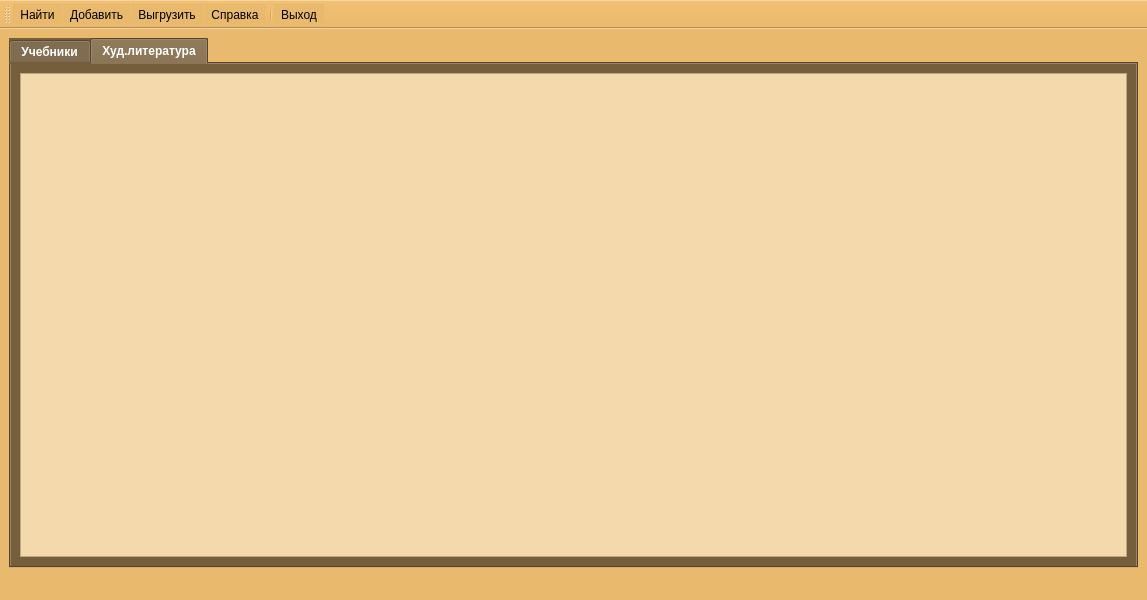
<?xml version="1.0" encoding="UTF-8"?>
<ui version="4.0">
 <class>MainWindow</class>
 <widget class="QMainWindow" name="MainWindow">
  <property name="geometry">
   <rect>
    <x>0</x>
    <y>0</y>
    <width>1147</width>
    <height>600</height>
   </rect>
  </property>
  <property name="windowTitle">
   <string>Школьная библиотека</string>
  </property>
  <property name="windowIcon">
   <iconset resource="../images.qrc">
    <normaloff>:/icon/icons/logo.png</normaloff>:/icon/icons/logo.png</iconset>
  </property>
  <property name="styleSheet">
   <string notr="true">background-color: rgb(233, 185, 110);</string>
  </property>
  <property name="toolButtonStyle">
   <enum>Qt::ToolButtonIconOnly</enum>
  </property>
  <widget class="QWidget" name="central_widget">
   <layout class="QHBoxLayout" name="horizontalLayout">
    <item>
     <widget class="QTabWidget" name="books_tab">
      <property name="font">
       <font>
        <weight>75</weight>
        <bold>true</bold>
       </font>
      </property>
      <property name="styleSheet">
       <string notr="true">background-color: rgb(117, 94, 59);
color: rgb(255, 255, 255);</string>
      </property>
      <property name="currentIndex">
       <number>1</number>
      </property>
      <widget class="QWidget" name="schoolbooks_tab">
       <attribute name="icon">
        <iconset resource="../images.qrc">
         <normaloff>:/icon/icons/schoolbookTabImage.png</normaloff>:/icon/icons/schoolbookTabImage.png</iconset>
       </attribute>
       <attribute name="title">
        <string>Учебники</string>
       </attribute>
       <layout class="QHBoxLayout" name="horizontalLayout_3">
        <item>
         <widget class="QTableView" name="schoolbooks_table_view">
          <property name="styleSheet">
           <string notr="true">background-color: rgb(244, 217, 173);
color: rgb(117, 94, 59);
font: 81 9pt &quot;Open Sans&quot;;</string>
          </property>
         </widget>
        </item>
       </layout>
      </widget>
      <widget class="QWidget" name="fictionbooks_tab">
       <attribute name="icon">
        <iconset resource="../images.qrc">
         <normaloff>:/icon/icons/fictionbookTabImage.png</normaloff>:/icon/icons/fictionbookTabImage.png</iconset>
       </attribute>
       <attribute name="title">
        <string>Худ.литература</string>
       </attribute>
       <layout class="QHBoxLayout" name="horizontalLayout_2">
        <item>
         <widget class="QTableView" name="fictionbooks_table_view">
          <property name="font">
           <font>
            <pointsize>11</pointsize>
            <weight>75</weight>
            <bold>true</bold>
           </font>
          </property>
          <property name="styleSheet">
           <string notr="true">background-color: rgb(244, 217, 173);
color: rgb(0, 0, 0);</string>
          </property>
          <attribute name="verticalHeaderShowSortIndicator" stdset="0">
           <bool>true</bool>
          </attribute>
         </widget>
        </item>
       </layout>
      </widget>
     </widget>
    </item>
   </layout>
  </widget>
  <widget class="QStatusBar" name="statusbar">
   <property name="font">
    <font>
     <family>Times New Roman</family>
     <pointsize>11</pointsize>
     <weight>75</weight>
     <bold>true</bold>
    </font>
   </property>
   <property name="contextMenuPolicy">
    <enum>Qt::DefaultContextMenu</enum>
   </property>
  </widget>
  <widget class="QToolBar" name="toolbar">
   <property name="windowTitle">
    <string>toolBar</string>
   </property>
   <property name="iconSize">
    <size>
     <width>32</width>
     <height>32</height>
    </size>
   </property>
   <property name="toolButtonStyle">
    <enum>Qt::ToolButtonTextUnderIcon</enum>
   </property>
   <attribute name="toolBarArea">
    <enum>TopToolBarArea</enum>
   </attribute>
   <attribute name="toolBarBreak">
    <bool>false</bool>
   </attribute>
   <addaction name="search_book_btn"/>
   <addaction name="add_book_btn"/>
   <addaction name="unload_book_btn"/>
   <addaction name="help_btn"/>
   <addaction name="separator"/>
   <addaction name="exit_btn"/>
  </widget>
  <action name="add_book_btn">
   <property name="icon">
    <iconset resource="../images.qrc">
     <normaloff>:/icon/icons/addBookToolbarImage.png</normaloff>:/icon/icons/addBookToolbarImage.png</iconset>
   </property>
   <property name="text">
    <string>Добавить</string>
   </property>
  </action>
  <action name="search_book_btn">
   <property name="icon">
    <iconset resource="../images.qrc">
     <normaloff>:/icon/icons/searchBookToolbarImage.png</normaloff>:/icon/icons/searchBookToolbarImage.png</iconset>
   </property>
   <property name="text">
    <string>Найти</string>
   </property>
  </action>
  <action name="unload_book_btn">
   <property name="icon">
    <iconset resource="../images.qrc">
     <normaloff>:/icon/icons/unloadBookToolbarImage.png</normaloff>:/icon/icons/unloadBookToolbarImage.png</iconset>
   </property>
   <property name="text">
    <string>Выгрузить</string>
   </property>
  </action>
  <action name="help_btn">
   <property name="icon">
    <iconset resource="../images.qrc">
     <normaloff>:/icon/icons/helpToolbarImage.png</normaloff>:/icon/icons/helpToolbarImage.png</iconset>
   </property>
   <property name="text">
    <string>Справка</string>
   </property>
  </action>
  <action name="exit_btn">
   <property name="icon">
    <iconset resource="../images.qrc">
     <normaloff>:/icon/icons/exitToolbarImage.png</normaloff>:/icon/icons/exitToolbarImage.png</iconset>
   </property>
   <property name="text">
    <string>Выход</string>
   </property>
  </action>
 </widget>
 <resources>
  <include location="../images.qrc"/>
 </resources>
 <connections>
  <connection>
   <sender>exit_btn</sender>
   <signal>triggered()</signal>
   <receiver>MainWindow</receiver>
   <slot>close()</slot>
   <hints>
    <hint type="sourcelabel">
     <x>-1</x>
     <y>-1</y>
    </hint>
    <hint type="destinationlabel">
     <x>519</x>
     <y>71</y>
    </hint>
   </hints>
  </connection>
 </connections>
</ui>
